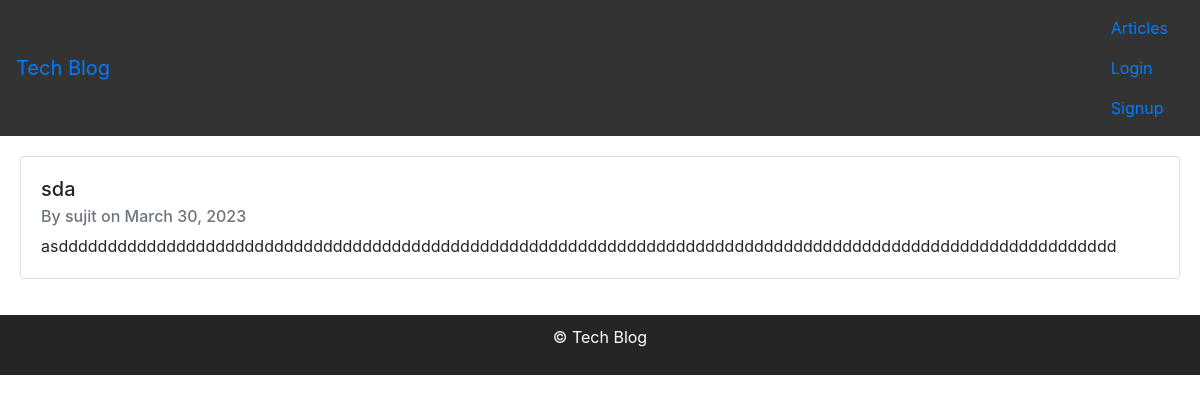
Screenshot of /article/2/ with the database file from the repository.
### accounts/models.py (models this page shows, shortened)
class Article(models.Model):
    title = models.CharField(max_length=100)
    summary = models.TextField()
    body = models.TextField()
    date_posted = models.DateTimeField(auto_now_add=True)
    author = models.ForeignKey(User, on_delete=models.CASCADE)

### accounts/views.py (the view)
# urls.py: path('article/<int:pk>/', views.article_detail, name='article_detail'),
def article_detail(request, pk):
    article = get_object_or_404(Article, pk=pk)
    return render(request, 'accounts/article_detail.html', {'article': article})

### accounts/templates/accounts/article_detail.html
{% extends 'base.html' %}
{% block content %}
    <div class="card mb-3">
        <div class="card-body">
            <h5 class="card-title">{{ article.title }}</h5>
            <h6 class="card-subtitle mb-2 text-muted">By {{ article.author }} on {{ article.date_posted|date:"F j, Y" }}</h6>
            <p class="card-text">{{ article.body }}</p>
        </div>
    </div>
{% endblock %}

### accounts/static/accounts/styles.css (style rules this page uses)
body { font-family: Arial, sans-serif; margin: 0; padding: 0; }

### rows the page displays
Article: title "sda", author "sujit", date_posted "March 30, 2023", body "asdddddddddddddddddddddddddddddddddddddddddddddddddddddddddddddddddddddddddddddddddddddddddddddddddddddddddddd"
